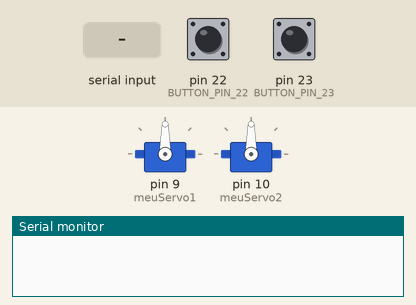
Bench run of a sketch on a simulated Arduino Mega 2560, built with avr-gcc and run on an emulated ATmega2560. Parts: 2 × servo, the last lines printed to the serial monitor. The inputs (shaded band) are chosen by the test bench; at power-on: pin 22 (BUTTON_PIN_22) HIGH, pin 23 (BUTTON_PIN_23) HIGH.

Above: at 1.2 s.
1.3 s: "compra1\n" received over Serial
At 2.0 s:
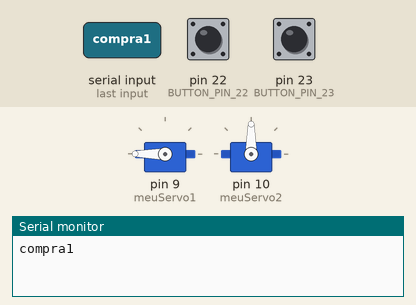
2.8 s: "compra2\n" received over Serial
At 3.2 s:
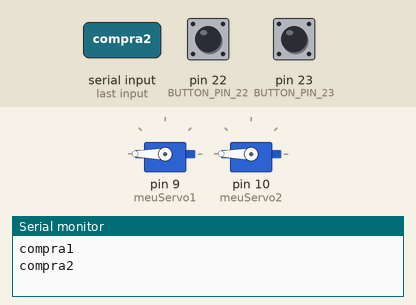
9.0 s: "finalizar\n" received over Serial
At 9.6 s:
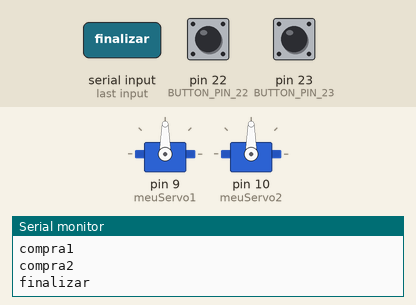
Timing chart, 0 to 11.5 s (numbered marks = the images above; inputs shaded):
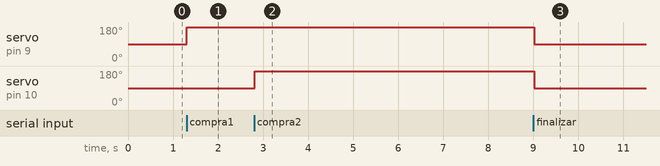

Measured:
- after the input at 1.3 s, servo on pin 9 (meuServo1): 90° → 180° at once
- after the input at 2.8 s, servo on pin 10 (meuServo2): 90° → 180° at once
- after the input at 9.0 s, servo on pin 9 (meuServo1), servo on pin 10 (meuServo2): 180° → 90° at once

The sketch:

teste.ino
```cpp
#include <Servo.h>
#include <SPI.h>
#include <MFRC522.h>

#define SS_PIN 53       // Pino para SDA (SS) no Arduino Mega
#define RST_PIN 8
#define BUTTON_PIN_22 22 // Pino do botão 22
#define BUTTON_PIN_23 23 // Pino do botão 23

Servo meuServo1;  // Objeto do Servo 1
Servo meuServo2;  // Objeto do Servo 2
MFRC522 mfrc522(SS_PIN, RST_PIN);

void setup() {
  Serial.begin(9600);
  SPI.begin();
  mfrc522.PCD_Init();
  pinMode(BUTTON_PIN_22, INPUT_PULLUP);
  pinMode(BUTTON_PIN_23, INPUT_PULLUP);

  meuServo1.attach(9); // Conecta o servo 1 ao pino digital 9
  meuServo2.attach(10); // Conecta o servo 2 ao pino digital 10
}

void loop() {
  // Verificar se o botão 22 foi pressionado
  if (digitalRead(BUTTON_PIN_22) == LOW) {
    Serial.println("B");
    delay(1000); // Aguarde um pouco para evitar leituras múltiplas
  }

  // Verificar se o botão 23 foi pressionado
  if (digitalRead(BUTTON_PIN_23) == LOW) {
    Serial.println("C");
    delay(1000); // Aguarde um pouco para evitar leituras múltiplas
  }

  // Lógica RFID aqui...
  if (mfrc522.PICC_IsNewCardPresent() && mfrc522.PICC_ReadCardSerial()) {
    String cardUID = "";
    for (byte i = 0; i < mfrc522.uid.size; i++) {
      cardUID += String(mfrc522.uid.uidByte[i], HEX);
    }

    Serial.println(cardUID);
    delay(1000);
  }

  // Verificar se a compra foi realizada através do monitor serial
  if (Serial.available() > 0) {
    String input = Serial.readStringUntil('\n');
    Serial.println(input);

    if (input.equals("compra1")) {
      moveServo1();
    } else if (input.equals("compra2")) {
      moveServo2();
    } else if (input.equals("finalizar")) {
      stopServos();
    }
  }
}

void moveServo1() {
  meuServo1.write(180);
  delay(1000);
}

void moveServo2() {
  meuServo2.write(180);
  delay(1000);
}

void stopServos() {
  meuServo1.write(90);
  meuServo2.write(90);
}
```
